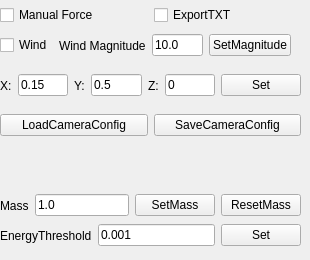
    <widget class="QWidget" name="tab_2">
     <attribute name="title">
      <string>Shape matching</string>
     </attribute>
     <widget class="QWidget" name="horizontalLayoutWidget_8">
      <property name="geometry">
       <rect>
        <x>0</x>
        <y>70</y>
        <width>301</width>
        <height>31</height>
       </rect>
      </property>
      <layout class="QHBoxLayout" name="horizontalLayout_8">
       <item>
        <widget class="QLabel" name="label_5">
         <property name="text">
          <string>X:</string>
         </property>
        </widget>
       </item>
       <item>
        <widget class="QLineEdit" name="lineEdit_forceX">
         <property name="text">
          <string>0.15</string>
         </property>
        </widget>
       </item>
       <item>
        <widget class="QLabel" name="label_6">
         <property name="text">
          <string>Y:</string>
         </property>
        </widget>
       </item>
       <item>
        <widget class="QLineEdit" name="lineEdit_forceY">
         <property name="text">
          <string>0.5</string>
         </property>
        </widget>
       </item>
       <item>
        <widget class="QLabel" name="label_7">
         <property name="text">
          <string>Z:</string>
         </property>
        </widget>
       </item>
       <item>
        <widget class="QLineEdit" name="lineEdit_forceZ">
         <property name="text">
          <string>0</string>
         </property>
        </widget>
       </item>
       <item>
        <widget class="QPushButton" name="pushButton_setForce">
         <property name="text">
          <string>Set</string>
         </property>
        </widget>
       </item>
      </layout>
     </widget>
     <widget class="QWidget" name="horizontalLayoutWidget_15">
      <property name="geometry">
       <rect>
        <x>0</x>
        <y>0</y>
        <width>301</width>
        <height>31</height>
       </rect>
      </property>
      <layout class="QHBoxLayout" name="horizontalLayout_16">
       <item>
        <widget class="QCheckBox" name="checkBox_setForce">
         <property name="text">
          <string>Manual Force</string>
         </property>
        </widget>
       </item>
       <item>
        <widget class="QCheckBox" name="checkBox_exportTxt">
         <property name="text">
          <string>ExportTXT</string>
         </property>
         <property name="checked">
          <bool>false</bool>
         </property>
        </widget>
       </item>
      </layout>
     </widget>
     <widget class="QWidget" name="horizontalLayoutWidget_16">
      <property name="geometry">
       <rect>
        <x>0</x>
        <y>110</y>
        <width>301</width>
        <height>31</height>
       </rect>
      </property>
      <layout class="QHBoxLayout" name="horizontalLayout_15">
       <item>
        <widget class="QPushButton" name="pushButton_loadCamConfig">
         <property name="text">
          <string>LoadCameraConfig</string>
         </property>
        </widget>
       </item>
       <item>
        <widget class="QPushButton" name="pushButton_saveCameraConfig">
         <property name="text">
          <string>SaveCameraConfig</string>
         </property>
        </widget>
       </item>
      </layout>
     </widget>
     <widget class="QWidget" name="horizontalLayoutWidget_17">
      <property name="geometry">
       <rect>
        <x>0</x>
        <y>150</y>
        <width>301</width>
        <height>31</height>
       </rect>
      </property>
      <layout class="QHBoxLayout" name="horizontalLayout_17"/>
     </widget>
     <widget class="QWidget" name="horizontalLayoutWidget_19">
      <property name="geometry">
       <rect>
        <x>0</x>
        <y>30</y>
        <width>291</width>
        <height>31</height>
       </rect>
      </property>
      <layout class="QHBoxLayout" name="horizontalLayout_19">
       <item>
        <widget class="QCheckBox" name="checkBox_setWindForce">
         <property name="text">
          <string>Wind</string>
         </property>
        </widget>
       </item>
       <item>
        <widget class="QLabel" name="label_19">
         <property name="text">
          <string>Wind Magnitude</string>
         </property>
        </widget>
       </item>
       <item>
        <widget class="QLineEdit" name="lineEdit_windMagnitude">
         <property name="text">
          <string>10.0</string>
         </property>
        </widget>
       </item>
       <item>
        <widget class="QPushButton" name="pushButton_setWindMagnitude">
         <property name="text">
          <string>SetMagnitude</string>
         </property>
        </widget>
       </item>
      </layout>
     </widget>
     <widget class="QWidget" name="horizontalLayoutWidget_20">
      <property name="geometry">
       <rect>
        <x>0</x>
        <y>190</y>
        <width>301</width>
        <height>31</height>
       </rect>
      </property>
      <layout class="QHBoxLayout" name="horizontalLayout_20">
       <item>
        <widget class="QLabel" name="label_20">
         <property name="text">
          <string>Mass</string>
         </property>
        </widget>
       </item>
       <item>
        <widget class="QLineEdit" name="lineEdit_mass">
         <property name="text">
          <string>1.0</string>
         </property>
        </widget>
       </item>
       <item>
        <widget class="QPushButton" name="pushButton_setMass">
         <property name="text">
          <string>SetMass</string>
         </property>
        </widget>
       </item>
       <item>
        <widget class="QPushButton" name="pushButton_resetMass">
         <property name="text">
          <string>ResetMass</string>
         </property>
        </widget>
       </item>
      </layout>
     </widget>
     <widget class="QWidget" name="horizontalLayoutWidget_23">
      <property name="geometry">
       <rect>
        <x>0</x>
        <y>220</y>
        <width>301</width>
        <height>31</height>
       </rect>
      </property>
      <layout class="QHBoxLayout" name="horizontalLayout_23">
       <item>
        <widget class="QLabel" name="label_21">
         <property name="text">
          <string>EnergyThreshold</string>
         </property>
        </widget>
       </item>
       <item>
        <widget class="QLineEdit" name="lineEdit_energyThreshold">
         <property name="text">
          <string>0.001</string>
         </property>
        </widget>
       </item>
       <item>
        <widget class="QPushButton" name="pushButton_setEnergyThreshold">
         <property name="text">
          <string>Set</string>
         </property>
        </widget>
       </item>
      </layout>
     </widget>
    </widget>
